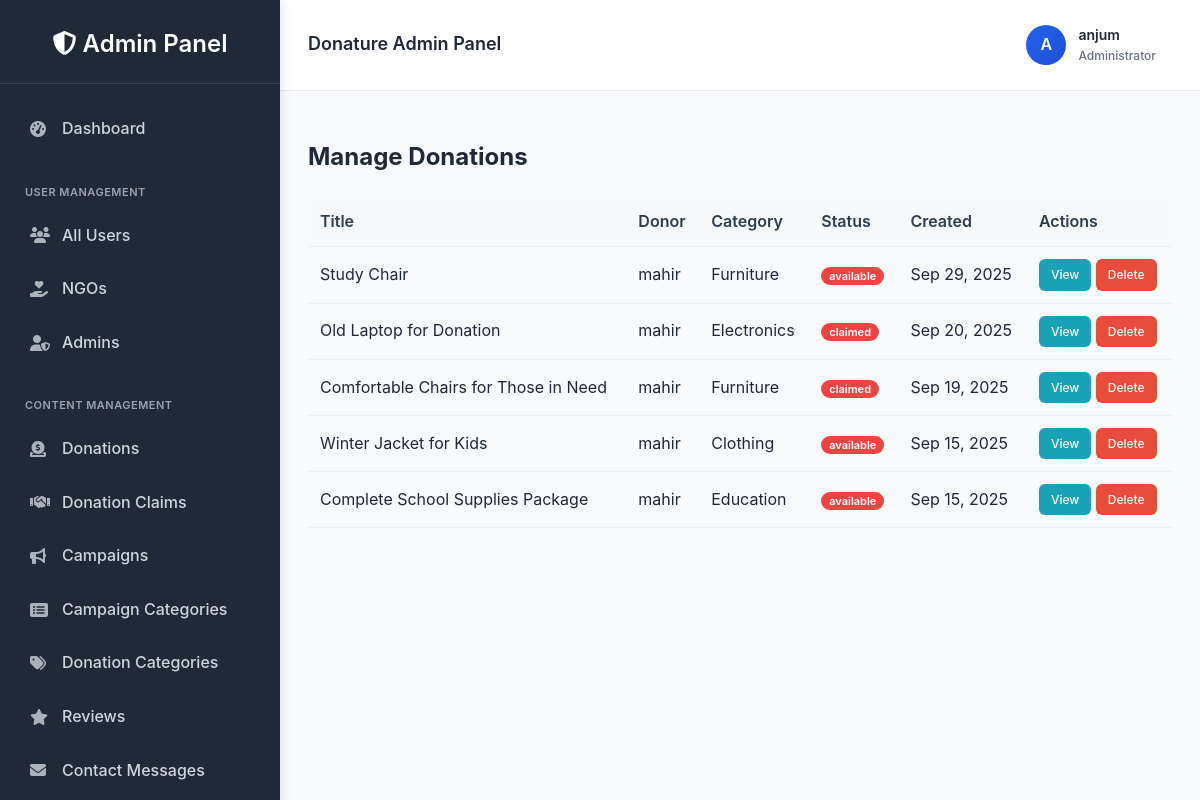
/panel/donations/ (signed in), run on the app's committed database.
### donations/models.py (models this page shows, shortened)
class User(AbstractUser):
    USER_TYPE_CHOICES = (
        ('donor/recipient', 'Donor/Recipient'),
        ('ngo', 'NGO'),
        ('admin', 'Admin'),
    )
    user_type = models.CharField(max_length=20, choices=USER_TYPE_CHOICES, blank=True, null=True)
    is_approved = models.BooleanField(default=False)  # For NGO approval
    profile_picture = models.ImageField(upload_to='profile_pics/', blank=True, null=True) # Profile picture field

class DonationItem(models.Model):
    URGENCY_LEVELS = (
        ('low', 'Low'),
        ('medium', 'Medium'),
        ('high', 'High'),
    )
    STATUS_CHOICES = (
        ('available', 'Available'),
        ('reserved', 'Reserved'),
        ('claimed', 'Claimed'),
        ('expired', 'Expired'),
    )
    title = models.CharField(max_length=200)
    description = models.TextField()
    category = models.ForeignKey(Category, on_delete=models.CASCADE, null=True, blank=True)
    quantity = models.PositiveIntegerField(default=1)
    donor = models.ForeignKey(
        User,
        on_delete=models.CASCADE,
        limit_choices_to={'user_type': 'donor/recipient'},
        related_name="donated_items"
    )
    location = models.CharField(max_length=200)
    latitude = models.FloatField(blank=True, null=True)
    longitude = models.FloatField(blank=True, null=True)
    status = models.CharField(max_length=10, choices=STATUS_CHOICES, default='available')
    urgency = models.CharField(max_length=10, choices=URGENCY_LEVELS, default='medium')
    created_at = models.DateTimeField(default=timezone.now)
    updated_at = models.DateTimeField(auto_now=True)
    expiry_date = models.DateTimeField(blank=True, null=True)
    notify_immediately = models.BooleanField(default=False)
    is_verified = models.BooleanField(default=False)
    class Meta:
        ordering = ['-created_at']

class Category(models.Model):
    name = models.CharField(max_length=100)
    description = models.TextField(blank=True)
    icon = models.CharField(max_length=50, blank=True)
    class Meta:
        verbose_name_plural = "Categories"

### custom_admin/views.py (the view)
    def wrapper(request, *args, **kwargs):
        if not request.user.is_authenticated or request.user.user_type != "admin":
            return HttpResponseForbidden("Access Denied!")
        return view_func(request, *args, **kwargs)

### custom_admin/views.py (called while the page is built)
def admin_only(view_func):
    def wrapper(request, *args, **kwargs):
        if not request.user.is_authenticated or request.user.user_type != "admin":
            return HttpResponseForbidden("Access Denied!")
        return view_func(request, *args, **kwargs)
    return wrapper

def admin_context(request):
    if request.user.is_authenticated and request.user.user_type == 'admin':
        return {
            'pending_ngos_count': User.objects.filter(user_type='ngo', is_approved=False).count(),
            'pending_campaigns_count': Campaign.objects.filter(status='pending').count(),
            'pending_requests_count': RequestItem.objects.filter(status='pending').count(),
        }
    return {}

@login_required
@admin_only
def manage_donations(request):
    old_donations = DonationItem.objects.all()
    new_donations = DonationItem.objects.all()
    return render(request, "custom_admin/manage_donations.html", {
        "old_donations": old_donations,
        "new_donations": new_donations
    })

### donations/context_processors.py (called while the page is built)
def notifications_context(request):
    if request.user.is_authenticated:
        notifications = Notification.objects.filter(user=request.user).order_by('-created_at')[:5]
        unread_count = Notification.objects.filter(user=request.user, is_read=False).count()
    else:
        notifications = []
        unread_count = 0
    return {
        'notifications': notifications,
        'notifications_unread_count': unread_count
    }

### custom_admin/templates/custom_admin/manage_donations.html
{% extends "custom_admin/base_admin.html" %}
{% block content %}
<div class="page-header">
    <h2>Manage Donations</h2>
</div>
<div class="card">
    <div class="card-body">
        <table class="data-table">
            <thead>
                <tr>
                    <th>Title</th>
                    <th>Donor</th>
                    <th>Category</th>
                    <th>Status</th>
                    <th>Created</th>
                    <th>Actions</th>
                </tr>
            </thead>
            <tbody>
                {% for donation in new_donations %}
                <tr>
                    <td>{{ donation.title }}</td>
                    <td>{{ donation.donor.username }}</td>
                    <td>{{ donation.category.name }}</td>
                    <td><span class="badge {{ donation.status }}">{{ donation.status }}</span></td>
                    <td>{{ donation.created_at|date:"M d, Y" }}</td>
                    <td>
                        <a href="#" class="btn btn-sm btn-info">View</a>
                        <a href="{% url 'delete_donation_admin' donation.id %}" class="btn btn-sm btn-danger" onclick="return confirm('Are you sure?')">Delete</a>
                    </td>
                </tr>
                {% endfor %}
            </tbody>
        </table>
    </div>
</div>
{% endblock %}

### custom_admin/templates/custom_admin/base_admin.html (shortened to what this page needs)
{% load static %}
<!DOCTYPE html>
<html lang="en">
<head>
    <link rel="stylesheet" href="{% static 'custom_admin/css/base_admin.css' %}">
    <link rel="stylesheet" href="https://cdnjs.cloudflare.com/ajax/libs/font-awesome/6.4.0/css/all.min.css">
</head>
<body>
    <div class="admin-container">
        <div class="admin-sidebar">
            <div class="sidebar-header">
                <h2><i class="fas fa-shield-alt"></i> Admin Panel</h2>
            </div>
            <div class="sidebar-menu">
                <a href="{% url 'admin_dashboard' %}" class="menu-item {% if request.resolver_match.url_name == 'admin_dashboard' %}active{% endif %}
">
                    <i class="fas fa-tachometer-alt"></i> Dashboard
                </a>
                <div class="menu-section">User Management</div>
                <a href="{% url 'manage_users' %}" class="menu-item">
                    <i class="fas fa-users"></i> All Users
                </a>
                <a href="{% url 'manage_ngos' %}" class="menu-item">
                    <i class="fas fa-hand-holding-heart"></i> NGOs
                </a>
                <a href="{% url 'manage_admins' %}" class="menu-item">
                    <i class="fas fa-user-shield"></i> Admins
                </a>
                <div class="menu-section">Content Management</div>
                <a href="{% url 'manage_donations' %}" class="menu-item">
                    <i class="fas fa-donate"></i> Donations
                </a>
                <a href="{% url 'manage_donation_claims' %}" class="menu-item">
                    <i class="fas fa-handshake"></i> Donation Claims
                </a>
                <a href="{% url 'manage_campaigns' %}" class="menu-item">
                    <i class="fas fa-bullhorn"></i> Campaigns
                </a>
                <a href="{% url 'manage_campaign_categories' %}" class="menu-item">
    <i class="fas fa-list-alt"></i> Campaign Categories
</a>
<a href="{% url 'manage_categories' %}" class="menu-item">
    <i class="fas fa-tags"></i> Donation Categories
</a>
                <a href="{% url 'manage_reviews' %}" class="menu-item">
                    <i class="fas fa-star"></i> Reviews
                </a>
                <a href="{% url 'contact_messages' %}" class="menu-item">
    <i class="fas fa-envelope"></i> Contact Messages
</a>
            </div>
        </div>
        <div class="admin-content">
            <div class="admin-topbar">
                <div class="topbar-left">
                    <h3>Donature Admin Panel</h3>
                </div>
                <div class="topbar-right">
                    <div class="admin-profile-menu">
                        <div class="profile-info">
                            <div class="profile-avatar">
                                {{ request.user.username|first|upper }}
                            </div>
                            <div>
                                <div class="profile-name">{{ request.user.username }}</div>
                                <div class="profile-role">Administrator</div>
                            </div>
                        </div>
                    </div>
                </div>
            </div>
            <main class="main-content">
                {% block content %}{% endblock %}
            </main>
        </div>
    </div>
</body>
</html>

### custom_admin/static/custom_admin/css/base_admin.css (style rules this page uses)
:root { --primary: #2563eb; --primary-dark: #1d4ed8; --secondary: #ff7e5f; --secondary-light: #feb47b; --accent: #10b981; --danger: #ef4444; --warning: #f59e0b; --background: #f8fafc; --surface: #ffffff; --text-primary: #1f2937; --text-secondary: #6b7280; --border: #e5e7eb; --sidebar-bg: #1f2937; }
body { margin: 0; font-family: 'Inter', 'Segoe UI', Tahoma, Geneva, Verdana, sans-serif; background: var(--background); color: var(--text-primary); line-height: 1.6; }
.admin-container { display: flex; min-height: 100vh; }
.admin-sidebar { width: 280px; background: var(--sidebar-bg); color: white; padding: 25px 0; box-shadow: 2px 0 10px rgba(0, 0, 0, 0.1); position: fixed; height: 100vh; left: 0; top: 0; overflow-y: auto; }
.sidebar-header { padding: 0 20px 20px; text-align: center; border-bottom: 1px solid rgba(255, 255, 255, 0.1); margin-bottom: 20px; }
.sidebar-header h2 { margin: 0; font-size: 24px; font-weight: 600; color: white; }
.sidebar-menu { padding: 0 15px; }
.menu-section { padding: 15px 10px 5px; font-size: 11px; text-transform: uppercase; color: #9ca3af; font-weight: 600; letter-spacing: 0.5px; margin-top: 15px; }
.menu-item { display: flex; align-items: center; padding: 12px 15px; color: #d1d5db; text-decoration: none; border-radius: 6px; margin: 4px 0; transition: all 0.3s ease; font-weight: 500; }
.menu-item i { width: 20px; margin-right: 12px; font-size: 16px; opacity: 0.8; }
.badge { background: var(--danger); color: white; padding: 2px 8px; border-radius: 10px; font-size: 11px; margin-left: auto; font-weight: 600; }
.admin-content { flex: 1; display: flex; flex-direction: column; margin-left: 280px; min-height: 100vh; }
.admin-topbar { background: var(--surface); padding: 16px 28px; display: flex; justify-content: space-between; align-items: center; box-shadow: 0 1px 3px rgba(0, 0, 0, 0.1); border-bottom: 1px solid var(--border); }
.topbar-left { display: flex; align-items: center; gap: 16px; }
.admin-topbar h3 { margin: 0; color: var(--text-primary); font-weight: 600; font-size: 18px; }
.topbar-right { display: flex; align-items: center; gap: 16px; }
.admin-profile-menu { position: relative; display: flex; align-items: center; gap: 12px; padding: 8px 16px; border-radius: 8px; transition: all 0.3s ease; cursor: pointer; }
.profile-info { display: flex; align-items: center; gap: 12px; }
.profile-avatar { width: 40px; height: 40px; border-radius: 50%; background: linear-gradient(135deg, var(--primary) 0%, var(--primary-dark) 100%); display: flex; align-items: center; justify-content: center; color: white; font-weight: 600; font-size: 16px; }
.profile-name { color: var(--text-primary); font-weight: 600; font-size: 14px; white-space: nowrap; }
.profile-role { color: var(--text-secondary); font-size: 12px; font-weight: 500; }
.main-content { flex: 1; padding: 28px; background: var(--background); overflow-y: auto; }
.menu-item { animation: slideIn 0.3s ease forwards; opacity: 0; }
.menu-item:nth-child(1) { animation-delay: 0.1s; }
.menu-item:nth-child(3) { animation-delay: 0.3s; }
.menu-item:nth-child(4) { animation-delay: 0.4s; }
.menu-item:nth-child(5) { animation-delay: 0.5s; }
.data-table { width: 100%; border-collapse: collapse; margin-top: 10px; }
.data-table th, .data-table td { padding: 12px; text-align: left; border-bottom: 1px solid #eee; }
.data-table th { background: #f8f9fa; font-weight: 600; color: #2c3e50; }
.btn { padding: 10px 20px; border: none; border-radius: 6px; cursor: pointer; font-size: 14px; font-weight: 500; text-decoration: none; display: inline-block; transition: all 0.3s ease; }
.btn-sm { padding: 6px 12px; font-size: 12px; }
.btn-danger { background: #e74c3c; color: white; }
.btn-info { background: #17a2b8; color: white; }

### data on the page
User: user.username|first "A", user.username "anjum"
DonationItem: title "Study Chair", donor.username "mahir", category.name "Furniture", status "available", created_at "Sep 29, 2025"
DonationItem: title "Old Laptop for Donation", donor.username "mahir", category.name "Electronics", status "claimed", created_at "Sep 20, 2025"
DonationItem: title "Comfortable Chairs for Those in Need", donor.username "mahir", category.name "Furniture", status "claimed", created_at "Sep 19, 2025"
DonationItem: title "Winter Jacket for Kids", donor.username "mahir", category.name "Clothing", status "available", created_at "Sep 15, 2025"
DonationItem: title "Complete School Supplies Package", donor.username "mahir", category.name "Education", status "available", created_at "Sep 15, 2025"
